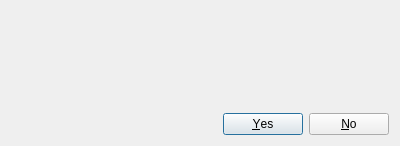
<?xml version="1.0" encoding="UTF-8"?>
<ui version="4.0">
 <class>DeleteConfirmationDialog</class>
 <widget class="QDialog" name="DeleteConfirmationDialog">
  <property name="geometry">
   <rect>
    <x>0</x>
    <y>0</y>
    <width>400</width>
    <height>146</height>
   </rect>
  </property>
  <property name="windowTitle">
   <string>Dialog</string>
  </property>
  <layout class="QVBoxLayout" name="verticalLayout">
   <item>
    <widget class="QLabel" name="messageLabel">
     <property name="text">
      <string/>
     </property>
    </widget>
   </item>
   <item>
    <widget class="QDialogButtonBox" name="buttonBox">
     <property name="orientation">
      <enum>Qt::Horizontal</enum>
     </property>
     <property name="standardButtons">
      <set>QDialogButtonBox::No|QDialogButtonBox::Yes</set>
     </property>
    </widget>
   </item>
  </layout>
 </widget>
 <resources/>
 <connections>
  <connection>
   <sender>buttonBox</sender>
   <signal>accepted()</signal>
   <receiver>DeleteConfirmationDialog</receiver>
   <slot>accept()</slot>
   <hints>
    <hint type="sourcelabel">
     <x>248</x>
     <y>254</y>
    </hint>
    <hint type="destinationlabel">
     <x>157</x>
     <y>274</y>
    </hint>
   </hints>
  </connection>
  <connection>
   <sender>buttonBox</sender>
   <signal>rejected()</signal>
   <receiver>DeleteConfirmationDialog</receiver>
   <slot>reject()</slot>
   <hints>
    <hint type="sourcelabel">
     <x>316</x>
     <y>260</y>
    </hint>
    <hint type="destinationlabel">
     <x>286</x>
     <y>274</y>
    </hint>
   </hints>
  </connection>
 </connections>
</ui>
